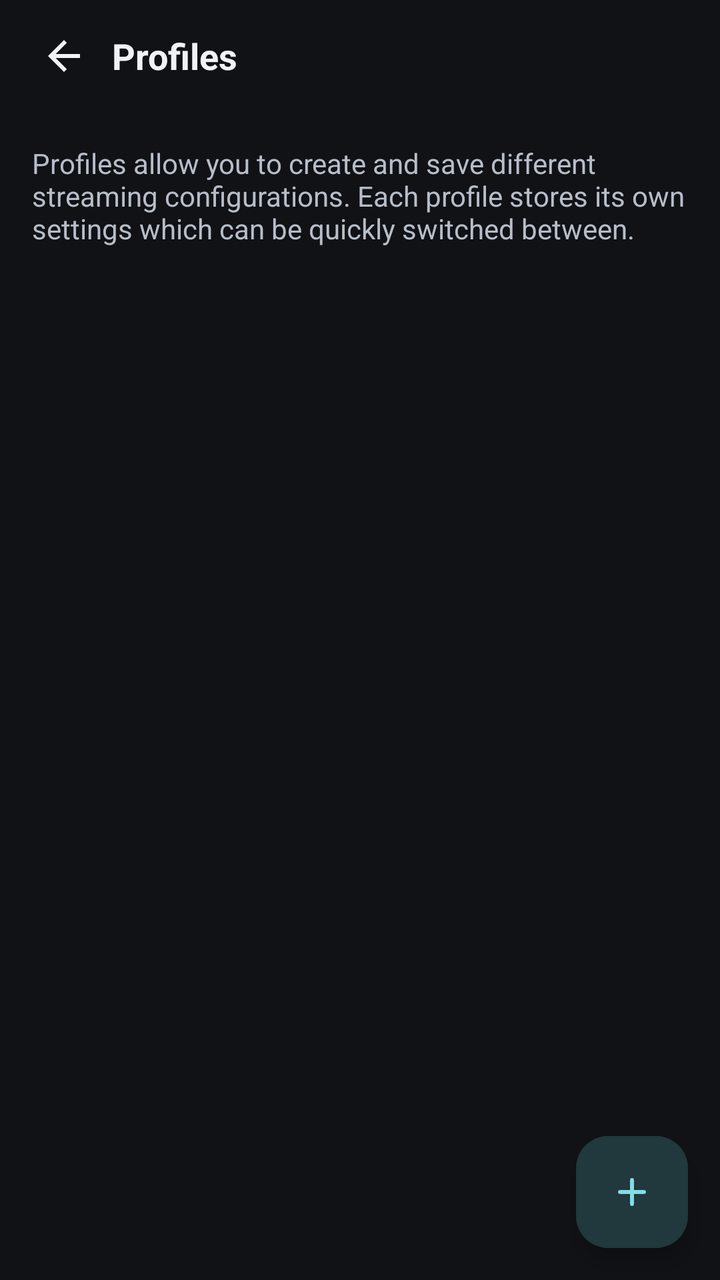
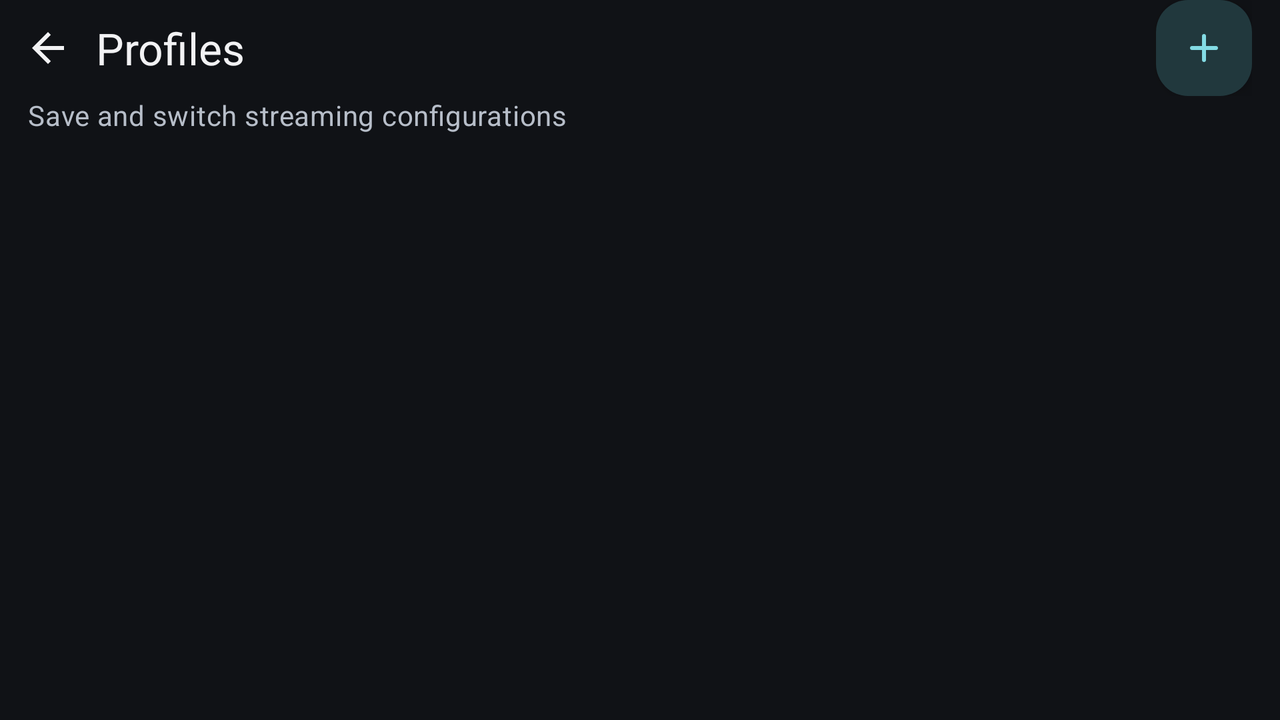

Compare how this app lays out the same screen by default and in its alternative resource folder. The renders come first, then the two layout files and the values they reference.
<!-- AndroidManifest.xml: activity theme SettingsTheme -->
<!-- res/layout/activity_profiles.xml -->
<?xml version="1.0" encoding="utf-8"?>
<RelativeLayout xmlns:android="http://schemas.android.com/apk/res/android"
    android:background="@color/nous_background"
    android:layout_width="match_parent"
    android:layout_height="match_parent">

    <LinearLayout
        android:id="@+id/nous_profiles_header"
        android:layout_width="match_parent"
        android:layout_height="wrap_content"
        android:minHeight="56dp"
        android:layout_alignParentTop="true"
        android:gravity="center_vertical"
        android:orientation="horizontal"
        android:paddingStart="8dp"
        android:paddingEnd="12dp">
        <ImageButton
            android:id="@+id/nous_back"
            style="@style/Nous.IconButton"
            android:contentDescription="@string/nous_back"
            android:src="@drawable/ic_nous_back" />
        <TextView
            android:layout_width="0dp"
            android:layout_height="wrap_content"
            android:layout_weight="1"
            android:ellipsize="end"
            android:maxLines="2"
            android:text="@string/nous_profiles"
            android:textColor="@color/nous_text"
            android:textSize="18sp"
            android:textStyle="bold" />
    </LinearLayout>

    <TextView
        android:id="@+id/profilesDescription"
        android:layout_below="@id/nous_profiles_header"
        android:layout_width="match_parent"
        android:layout_height="wrap_content"
        android:layout_marginStart="16dp"
        android:layout_marginTop="16dp"
        android:layout_marginEnd="16dp"
        android:layout_marginBottom="8dp"
        android:text="@string/profile_manager_profiles_description"
        android:textColor="@color/nous_text_muted"
        android:textSize="14sp" />

    <androidx.recyclerview.widget.RecyclerView
        android:id="@+id/profilesRecyclerView"
        android:layout_width="match_parent"
        android:layout_height="match_parent"
        android:layout_below="@id/profilesDescription"
        android:clipToPadding="false"
        android:paddingBottom="76dp"
        android:layout_marginTop="8dp"
        android:layout_marginBottom="16dp"
        android:layout_marginStart="16dp"
        android:layout_marginEnd="16dp" />

    <LinearLayout
        android:id="@+id/emptyState"
        android:layout_width="wrap_content"
        android:layout_height="wrap_content"
        android:layout_centerInParent="true"
        android:orientation="vertical"
        android:gravity="center"
        android:visibility="gone">

        <TextView
            android:layout_width="wrap_content"
            android:layout_height="wrap_content"
            android:text="@string/profile_manager_no_profiles_yet"
            android:textColor="@color/nous_text"
            android:textSize="18sp"
            android:textStyle="bold" />

        <TextView
            android:layout_width="wrap_content"
            android:layout_height="wrap_content"
            android:layout_marginTop="8dp"
            android:text="@string/profile_manager_tap_create_profile"
            android:textColor="@color/nous_text_muted"
            android:textSize="14sp" />

    </LinearLayout>

    <com.google.android.material.floatingactionbutton.FloatingActionButton
        android:id="@+id/addProfileFab"
        android:layout_width="wrap_content"
        android:layout_height="wrap_content"
        android:layout_alignParentEnd="true"
        android:layout_alignParentBottom="true"
        android:layout_margin="16dp"
        android:layout_marginEnd="24dp"
        android:layout_marginBottom="24dp"
        android:contentDescription="@string/profile_manager_new_profile"
        android:src="@drawable/ic_add_base" />

</RelativeLayout>
<!-- resources referenced by this layout -->
<resources>
  <color name="nous_background">#101216</color>
  <color name="nous_text">#F2F2F4</color>
  <color name="nous_text_muted">#B7BEC9</color>
  <!-- drawable ic_add_base (drawable) -->
  <?xml version="1.0" encoding="utf-8"?>
  <vector xmlns:android="http://schemas.android.com/apk/res/android"
      android:width="24dp"
      android:height="24dp"
      android:viewportWidth="960"
      android:viewportHeight="960">
      <group android:translateY="960">
          <path
              android:fillColor="@android:color/white"
              android:pathData="M440-440H240q-17 0-28.5-11.5T200-480q0-17 11.5-28.5T240-520h200v-200q0-17 11.5-28.5T480-760q17 0 28.5 11.5T520-720v200h200q17 0 28.5 11.5T760-480q0 17-11.5 28.5T720-440H520v200q0 17-11.5 28.5T480-200q-17 0-28.5-11.5T440-240v-200Z" />
      </group>
  </vector>
  <!-- drawable ic_nous_back (drawable) -->
  <vector xmlns:android="http://schemas.android.com/apk/res/android" android:width="24dp" android:height="24dp" android:viewportWidth="24" android:viewportHeight="24" android:tint="@color/nous_text"><path android:fillColor="#FFFFFF" android:pathData="M20,11H7.83l5.59,-5.59L12,4l-8,8 8,8 1.42,-1.41L7.83,13H20z"/></vector>
  <string name="nous_back">Back</string>
  <string name="nous_profiles">Profiles</string>
  <string name="profile_manager_new_profile">New Profile</string>
  <string name="profile_manager_no_profiles_yet">No profiles yet</string>
  <string name="profile_manager_profiles_description">Profiles allow you to create and save different streaming configurations. Each profile stores its own settings which can be quickly switched between.</string>
  <string name="profile_manager_tap_create_profile">Tap + to create your first profile</string>s
  <style name="Nous.IconButton" parent="@android:style/Widget.ImageButton">
          <item name="android:layout_width">48dp</item>
          <item name="android:layout_height">48dp</item>
          <item name="android:background">?attr/selectableItemBackgroundBorderless</item>
          <item name="android:padding">12dp</item>
          <item name="android:scaleType">fitCenter</item>
      </style>
  <!-- from res/values-v29/ -->
  <style name="SettingsTheme" parent="AppTheme">
      </style>
  <style name="AppTheme" parent="AppBaseTheme">
          
          <item name="android:windowActionBar">false</item>
          <item name="android:windowNoTitle">true</item>
          <item name="android:statusBarColor">@color/nous_background</item>
          <item name="android:navigationBarColor">@color/nous_background</item>
          <item name="android:colorBackground">@color/nous_background</item>
          <item name="android:windowBackground">@color/nous_background</item>
      </style>
  <!-- from res/values-v29/ -->
  <style name="AppBaseTheme" parent="NousThemeBase">
          <item name="android:navigationBarColor">@android:color/transparent</item>
          <item name="android:statusBarColor">@android:color/transparent</item>
          
          <item name="android:forceDarkAllowed">false</item>
      </style>
  <color name="nous_surface">#1B1F25</color>
  <color name="nous_surface_high">#252A31</color>
  <color name="nous_primary">#FF9EA9</color>
  <color name="nous_on_primary">#3B0A16</color>
  <color name="nous_secondary_container">#21383D</color>
  <color name="nous_secondary">#83DBE4</color>
  <color name="nous_on_secondary">#082C31</color>
  <color name="nous_outline">#343B45</color>
  <style name="NousDialogTheme" parent="ThemeOverlay.Material3.MaterialAlertDialog">
          <item name="colorSurface">@color/nous_surface</item>
          <item name="colorControlActivated">@color/nous_secondary</item>
          <item name="colorSurfaceContainerHigh">@color/nous_surface_high</item>
      </style>
  <!-- some entries are left out for length -->
</resources>
<!-- res/layout-land/activity_profiles.xml (the repository's variant of the layout above) -->
<!-- drawn on the phone turned sideways -->
<LinearLayout xmlns:android="http://schemas.android.com/apk/res/android"
    xmlns:app="http://schemas.android.com/apk/res-auto"
    android:layout_width="match_parent"
    android:layout_height="match_parent"
    android:background="@color/nous_background"
    android:orientation="vertical">

    <LinearLayout
        android:id="@id/nous_profiles_header"
        android:layout_width="match_parent"
        android:layout_height="wrap_content"
        android:minHeight="@dimen/nous_page_header_height"
        android:gravity="center_vertical"
        android:paddingEnd="@dimen/nous_settings_inset">

        <ImageButton
            android:id="@id/nous_back"
            style="@style/Nous.IconButton"
            android:contentDescription="@string/nous_back"
            android:src="@drawable/ic_nous_back" />

        <TextView
            android:layout_width="0dp"
            android:layout_height="wrap_content"
            android:layout_weight="1"
            android:text="@string/nous_profiles"
            android:textAppearance="@style/TextAppearance.Material3.TitleLarge"
            android:textColor="@color/nous_text" />

        <com.google.android.material.floatingactionbutton.FloatingActionButton
            android:id="@id/addProfileFab"
            android:layout_width="wrap_content"
            android:layout_height="wrap_content"
            android:contentDescription="@string/profile_manager_new_profile"
            android:tooltipText="@string/profile_manager_new_profile"
            android:src="@drawable/ic_add_base"
            app:fabCustomSize="48dp"
            app:tint="@color/nous_secondary" />
    </LinearLayout>

    <TextView
        android:id="@id/profilesDescription"
        android:layout_width="match_parent"
        android:layout_height="wrap_content"
        android:layout_marginHorizontal="@dimen/nous_settings_inset"
        android:layout_marginBottom="4dp"
        android:text="@string/nous_profiles_short"
        android:textAppearance="@style/Nous.Subtitle" />

    <FrameLayout
        android:layout_width="match_parent"
        android:layout_height="0dp"
        android:layout_weight="1">

        <androidx.recyclerview.widget.RecyclerView
            android:id="@id/profilesRecyclerView"
            android:layout_width="match_parent"
            android:layout_height="match_parent"
            android:clipToPadding="false"
            android:paddingHorizontal="@dimen/nous_settings_inset"
            android:paddingBottom="8dp" />

        <LinearLayout
            android:id="@id/emptyState"
            android:layout_width="match_parent"
            android:layout_height="wrap_content"
            android:layout_marginHorizontal="@dimen/nous_settings_inset"
            android:orientation="vertical"
            android:paddingVertical="8dp"
            android:visibility="gone">

            <TextView
                android:layout_width="match_parent"
                android:layout_height="wrap_content"
                android:text="@string/profile_manager_no_profiles_yet"
                android:textAppearance="@style/TextAppearance.Material3.TitleMedium"
                android:textColor="@color/nous_text" />

            <TextView
                android:layout_width="match_parent"
                android:layout_height="wrap_content"
                android:layout_marginTop="4dp"
                android:text="@string/profile_manager_tap_create_profile"
                android:textAppearance="@style/Nous.Subtitle" />
        </LinearLayout>
    </FrameLayout>
</LinearLayout>
<!-- resources referenced by the variant -->
<!-- as the phone turned sideways resolves them -->
<resources>
  <color name="nous_background">#101216</color>
  <color name="nous_secondary">#83DBE4</color>
  <color name="nous_text">#F2F2F4</color>
  <!-- from res/values-land/ -->
  <dimen name="nous_page_header_height">48dp</dimen>
  <!-- from res/values-land/ -->
  <dimen name="nous_settings_inset">14dp</dimen>
  <!-- drawable ic_add_base (drawable) -->
  <?xml version="1.0" encoding="utf-8"?>
  <vector xmlns:android="http://schemas.android.com/apk/res/android"
      android:width="24dp"
      android:height="24dp"
      android:viewportWidth="960"
      android:viewportHeight="960">
      <group android:translateY="960">
          <path
              android:fillColor="@android:color/white"
              android:pathData="M440-440H240q-17 0-28.5-11.5T200-480q0-17 11.5-28.5T240-520h200v-200q0-17 11.5-28.5T480-760q17 0 28.5 11.5T520-720v200h200q17 0 28.5 11.5T760-480q0 17-11.5 28.5T720-440H520v200q0 17-11.5 28.5T480-200q-17 0-28.5-11.5T440-240v-200Z" />
      </group>
  </vector>
  <!-- drawable ic_nous_back (drawable) -->
  <vector xmlns:android="http://schemas.android.com/apk/res/android" android:width="24dp" android:height="24dp" android:viewportWidth="24" android:viewportHeight="24" android:tint="@color/nous_text"><path android:fillColor="#FFFFFF" android:pathData="M20,11H7.83l5.59,-5.59L12,4l-8,8 8,8 1.42,-1.41L7.83,13H20z"/></vector>
  <string name="nous_back">Back</string>
  <string name="nous_profiles">Profiles</string>
  <string name="nous_profiles_short">Save and switch streaming configurations</string>
  <string name="profile_manager_new_profile">New Profile</string>
  <string name="profile_manager_no_profiles_yet">No profiles yet</string>
  <string name="profile_manager_tap_create_profile">Tap + to create your first profile</string>s
  <style name="Nous.IconButton" parent="@android:style/Widget.ImageButton">
          <item name="android:layout_width">48dp</item>
          <item name="android:layout_height">48dp</item>
          <item name="android:background">?attr/selectableItemBackgroundBorderless</item>
          <item name="android:padding">12dp</item>
          <item name="android:scaleType">fitCenter</item>
      </style>
  <style name="Nous.Subtitle" parent="TextAppearance.Material3.BodyMedium">
          <item name="android:textColor">@color/nous_text_muted</item>
      </style>
  <!-- from res/values-v29/ -->
  <style name="SettingsTheme" parent="AppTheme">
      </style>
  <color name="nous_text_muted">#B7BEC9</color>
  <style name="AppTheme" parent="AppBaseTheme">
          
          <item name="android:windowActionBar">false</item>
          <item name="android:windowNoTitle">true</item>
          <item name="android:statusBarColor">@color/nous_background</item>
          <item name="android:navigationBarColor">@color/nous_background</item>
          <item name="android:colorBackground">@color/nous_background</item>
          <item name="android:windowBackground">@color/nous_background</item>
      </style>
  <!-- from res/values-v29/ -->
  <style name="AppBaseTheme" parent="NousThemeBase">
          <item name="android:navigationBarColor">@android:color/transparent</item>
          <item name="android:statusBarColor">@android:color/transparent</item>
          
          <item name="android:forceDarkAllowed">false</item>
      </style>
  <color name="nous_surface">#1B1F25</color>
  <color name="nous_surface_high">#252A31</color>
  <color name="nous_primary">#FF9EA9</color>
  <color name="nous_on_primary">#3B0A16</color>
  <color name="nous_secondary_container">#21383D</color>
  <color name="nous_on_secondary">#082C31</color>
  <color name="nous_outline">#343B45</color>
  <style name="NousDialogTheme" parent="ThemeOverlay.Material3.MaterialAlertDialog">
          <item name="colorSurface">@color/nous_surface</item>
          <item name="colorControlActivated">@color/nous_secondary</item>
          <item name="colorSurfaceContainerHigh">@color/nous_surface_high</item>
      </style>
  <!-- some entries are left out for length -->
</resources>
